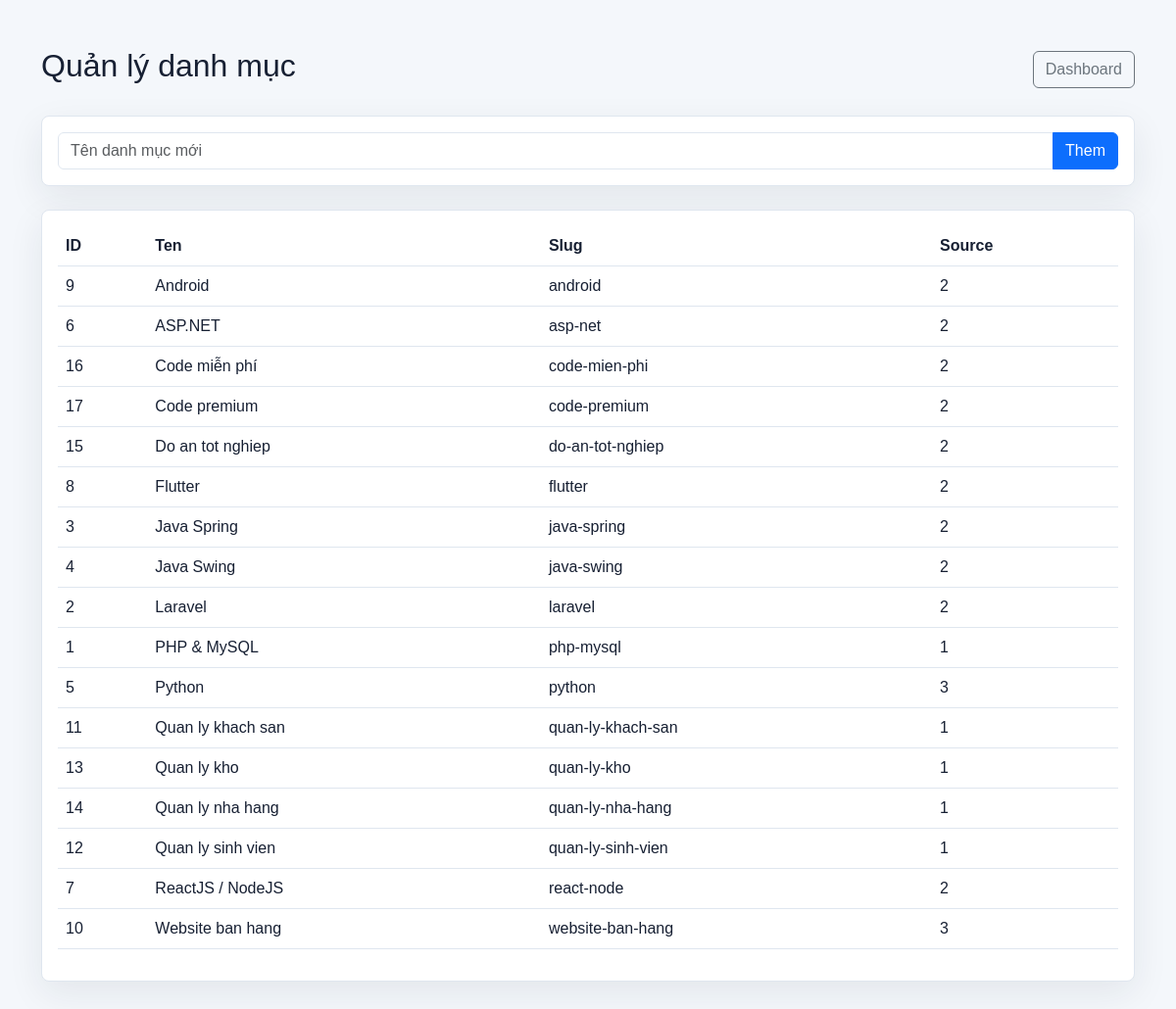
Screenshot of /admin/categories.php (signed in) with the database file from the repository.
### tables this page shows
CREATE TABLE categories (
    id INT AUTO_INCREMENT PRIMARY KEY,
    name VARCHAR(100),
    slug VARCHAR(120)
);

### config.php (called while the page is built, shortened)
<?php
$host = 'localhost';
$user = 'root';
$pass = '';
$db = 'project_share';
$conn = mysqli_connect($host, $user, $pass, $db);
mysqli_set_charset($conn, 'utf8mb4');
function db_query(string $sql, array $params = [], string $types = '')
{
    global $conn;
    if (!$params) {
        return mysqli_query($conn, $sql);
    }
    $stmt = mysqli_prepare($conn, $sql);
    mysqli_stmt_bind_param($stmt, $types, ...$params);
    mysqli_stmt_execute($stmt);
    return mysqli_stmt_get_result($stmt) ?: $stmt;
}
function db_all(string $sql, array $params = [], string $types = ''): array
{
    $result = db_query($sql, $params, $types);
    return $result instanceof mysqli_result ? mysqli_fetch_all($result, MYSQLI_ASSOC) : [];
}
function e($value): string
{
    return htmlspecialchars((string) $value, ENT_QUOTES, 'UTF-8');
}

### admin/categories.php (the view, shortened to what this page needs)
<?php
include '../config.php';
$categories = db_all(
    "SELECT categories.*, COUNT(projects.id) AS project_count
     FROM categories
     LEFT JOIN projects ON projects.category_id = categories.id
     GROUP BY categories.id
     ORDER BY categories.name"
);
?>
<!DOCTYPE html>
<html lang="vi">
<head>
    <link href="https://cdn.jsdelivr.net/npm/bootstrap@5.3.3/dist/css/bootstrap.min.css" rel="stylesheet">
    <link rel="stylesheet" href="../assets/css/style.css">
</head>
<body>
<main class="container py-5">
    <div class="d-flex justify-content-between align-items-center mb-4">
        <h2>Quản lý danh mục</h2>
        <a class="btn btn-outline-secondary" href="dashboard.php">Dashboard</a>
    </div>
    <form method="POST" class="card p-3 mb-4">
        <div class="input-group">
            <input name="name" class="form-control" placeholder="Tên danh mục mới" required>
            <button class="btn btn-primary">Them</button>
        </div>
    </form>
    <div class="card p-3">
        <table class="table align-middle">
            <tr><th>ID</th><th>Ten</th><th>Slug</th><th>Source</th></tr>
            <?php foreach ($categories as $cat) { ?>
                <tr>
                    <td><?php echo (int) $cat['id']; ?></td>
                    <td><?php echo e($cat['name']); ?></td>
                    <td><?php echo e($cat['slug']); ?></td>
                    <td><?php echo (int) $cat['project_count']; ?></td>
                </tr>
            <?php } ?>
        </table>
    </div>
</main>
</body>
</html>

### assets/css/style.css (style rules this page uses)
:root { --bg: #f4f7fb; --surface: #ffffff; --surface-soft: #eef3f9; --text: #172033; --muted: #6c778b; --border: #dfe6ef; --primary: #2563eb; --success: #0f9f6e; --danger: #dc3545; --shadow: 0 12px 36px rgba(23, 32, 51, 0.08); }
* { letter-spacing: 0; }
body { min-height: 100vh; background: var(--bg); color: var(--text); font-family: Arial, Helvetica, sans-serif; }
a { text-decoration: none; }
.search-box .form-control, .search-box .input-group-text, .form-control, .form-select { background: var(--surface); border-color: var(--border); color: var(--text); }
.card, .table-panel, .auth-card { background: var(--surface); border: 1px solid var(--border); border-radius: 8px; box-shadow: var(--shadow); overflow: hidden; }
.table { --bs-table-bg: var(--surface); --bs-table-color: var(--text); --bs-table-border-color: var(--border); }

### rows the page displays
categories: id "9", name "Android", slug "android", project_count "2"
categories: id "6", name "ASP.NET", slug "asp-net", project_count "2"
categories: id "16", name "Code miễn phí", slug "code-mien-phi", project_count "2"
categories: id "17", name "Code premium", slug "code-premium", project_count "2"
categories: id "15", name "Do an tot nghiep", slug "do-an-tot-nghiep", project_count "2"
categories: id "8", name "Flutter", slug "flutter", project_count "2"
categories: id "3", name "Java Spring", slug "java-spring", project_count "2"
categories: id "4", name "Java Swing", slug "java-swing", project_count "2"
categories: id "2", name "Laravel", slug "laravel", project_count "2"
categories: id "1", name "PHP & MySQL", slug "php-mysql", project_count "1"
categories: id "5", name "Python", slug "python", project_count "3"
categories: id "11", name "Quan ly khach san", slug "quan-ly-khach-san", project_count "1"
categories: id "13", name "Quan ly kho", slug "quan-ly-kho", project_count "1"
categories: id "14", name "Quan ly nha hang", slug "quan-ly-nha-hang", project_count "1"
categories: id "12", name "Quan ly sinh vien", slug "quan-ly-sinh-vien", project_count "1"
categories: id "7", name "ReactJS / NodeJS", slug "react-node", project_count "2"
categories: id "10", name "Website ban hang", slug "website-ban-hang", project_count "3"
